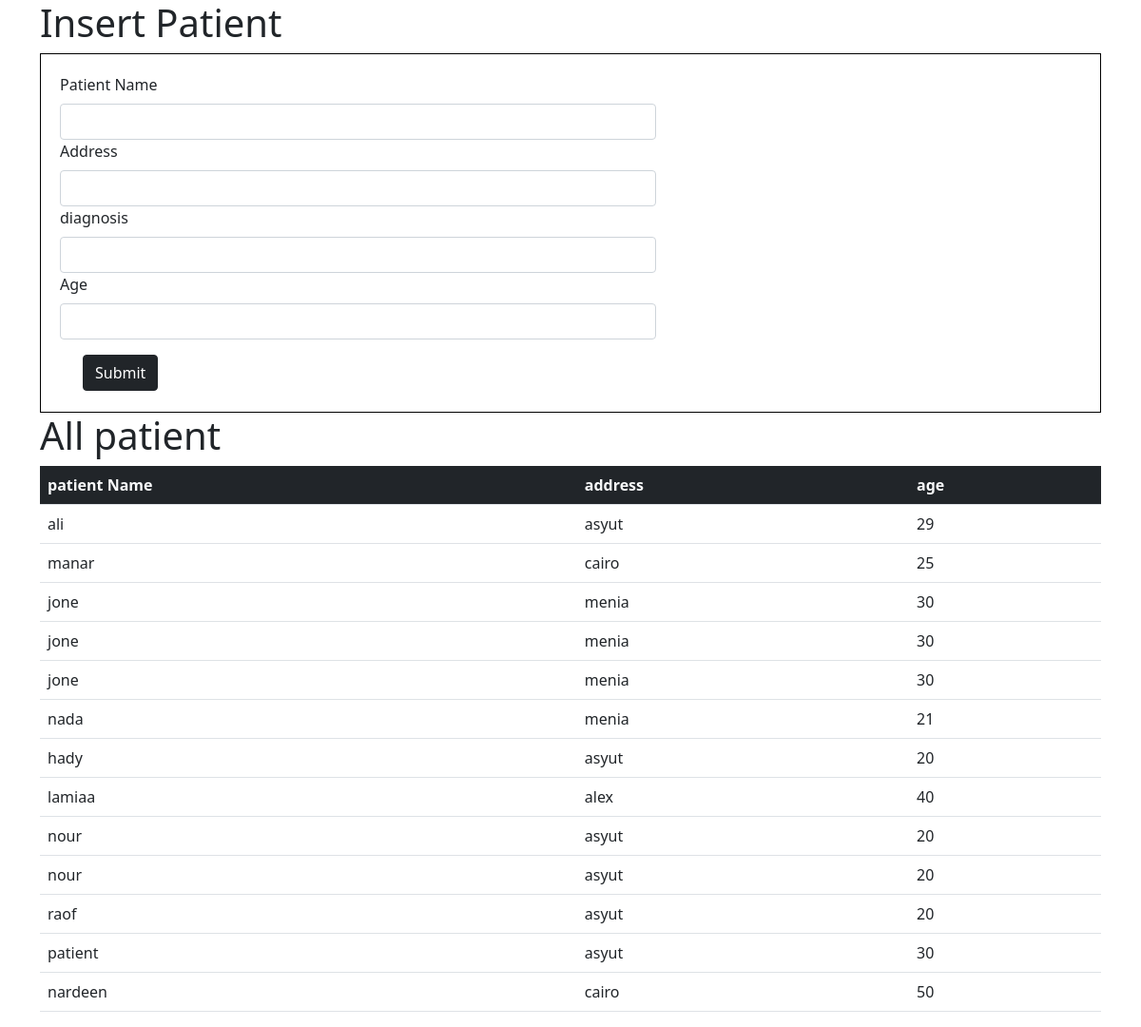
Screenshot of /insertpatient.php with the database file from the repository.
### tables this page shows
CREATE TABLE `patient` (
  `id_p` int(11) NOT NULL AUTO_INCREMENT,
  `name` varchar(45) DEFAULT NULL,
  `diagnosis1` varchar(200) DEFAULT NULL,
  `address` varchar(200) DEFAULT NULL,
  `age` int(11) DEFAULT NULL,
  PRIMARY KEY (`id_p`)
);

### insertpatient.php (the view, shortened to what this page needs)
<?php
$servername = "localhost";
$username = "root";
$password = "aa01026516106";
$dbname = "hospital";
$conn = new mysqli($servername, $username, $password, $dbname);
$sql1="SELECT * from patient";
$result1 = $conn->query($sql1);
?>
<!DOCTYPE html>
<html lang="en">
<head>
  <link href="https://cdn.jsdelivr.net/npm/bootstrap@5.0.2/dist/css/bootstrap.min.css" rel="stylesheet">
</head>
<body>
<div class="container">
       <h1>Insert Patient</h1>
          <form method="POST" style="border: 1px solid black; padding: 20px;"action="insertpatient.php"method="POST">
    <div class="col-sm-7">
    <label for="patientname" class="form-label">Patient Name</label>
    <input type="text" class="form-control" name="patientname" id="patientname" aria-describedby="emailHelp">
  </div>
  <div class=" col-sm-7">
    <label for="Address" class="form-label">Address</label>
    <input type="text" class="form-control" name="address" id="Address">
  </div>
  <div class=" col-sm-7">
    <label for="diagnosis" class="form-label">diagnosis</label>
    <input type="text" class="form-control" name="diagnosis" id="diagnosis">
  </div>
  <div class=" col-sm-7">
    <label for="age" class="form-label">Age</label>
    <input type="number" class="form-control" name="age" id="age">
  </div>
  <div class=" form-check">
  <button type="submit" name="submit" class="btn btn-dark color mt-3">Submit</button></div>
  </div>
    <div class="container">
          <table class="table">
  <tbody>
    <h1>All patient </h1>
    <?php
    if ($result1->num_rows > 0)
    { echo '
      <tr class="bg-dark text-light " >
      <th scope="col">patient Name</th>
      <th scope="col">address</th>
      <th scope="col">age</th>
    </tr>';
      while($row1 = $result1->fetch_assoc()) {
        echo "<tr><td>". $row1['name'].
        "</td><td>". $row1['address'].
         "</td><td>".  $row1['age'] ."</td></tr>";
    }
    }else
     {
      echo "<h1 style='color:red'>no patient<h1>";
     }
     ?>
  </tbody>
</table>
</body>
</html>

### rows the page displays
patient: name "ali", address "asyut", age "29"
patient: name "manar", address "cairo", age "25"
patient: name "jone", address "menia", age "30"
patient: name "jone", address "menia", age "30"
patient: name "jone", address "menia", age "30"
patient: name "nada", address "menia", age "21"
patient: name "hady", address "asyut", age "20"
patient: name "lamiaa", address "alex", age "40"
patient: name "nour", address "asyut", age "20"
patient: name "nour", address "asyut", age "20"
patient: name "raof", address "asyut", age "20"
patient: name "patient", address "asyut", age "30"
patient: name "nardeen", address "cairo", age "50"
